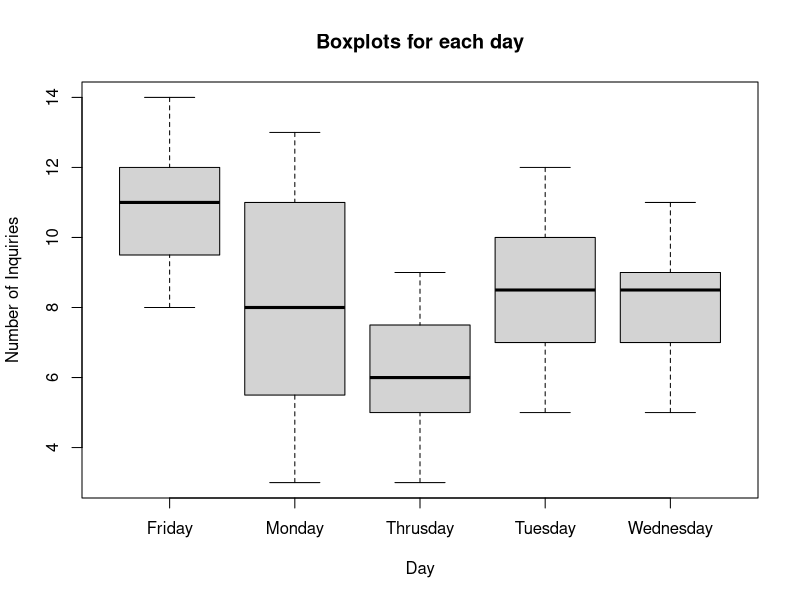
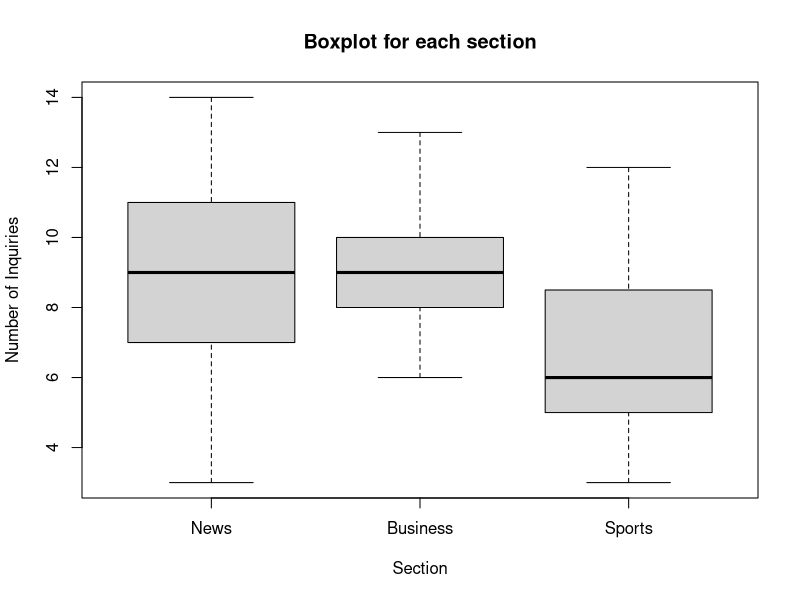
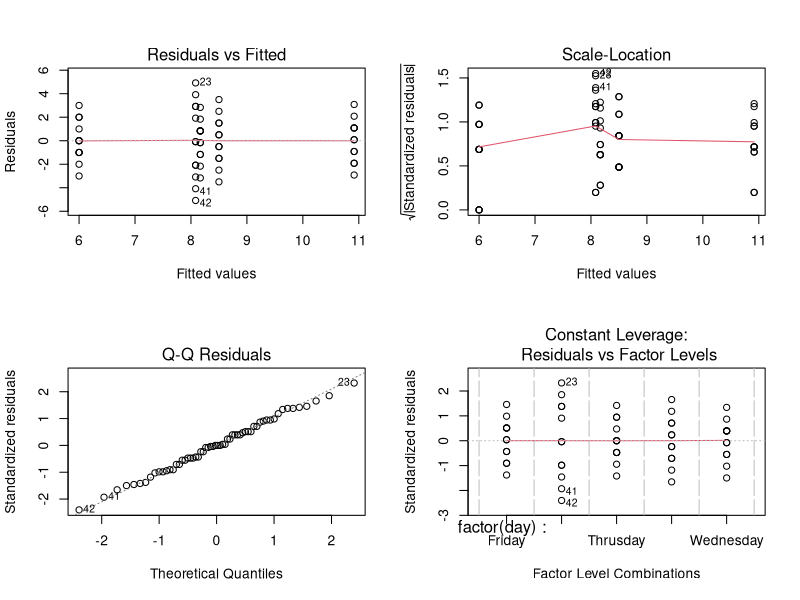
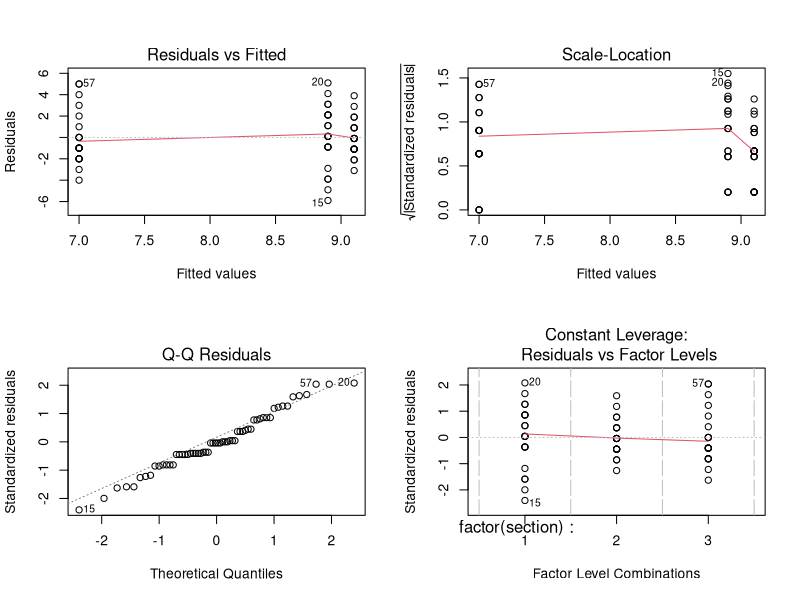
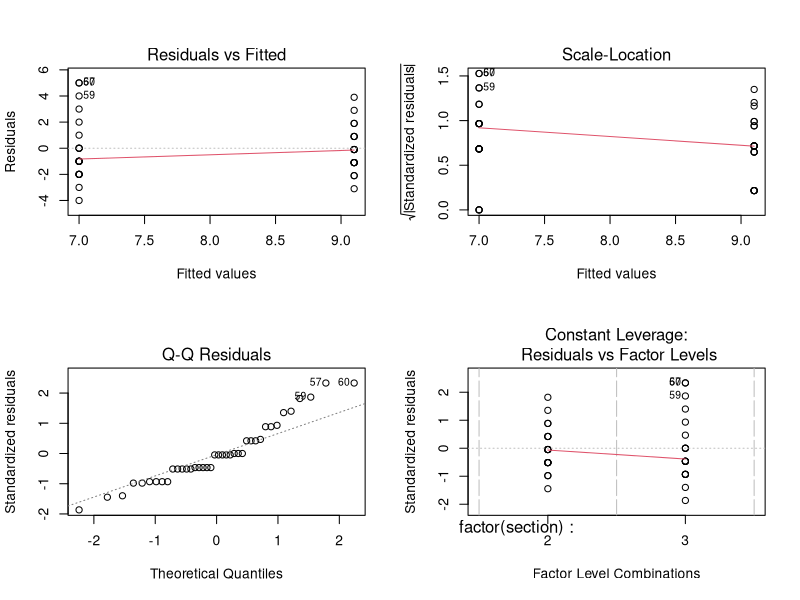
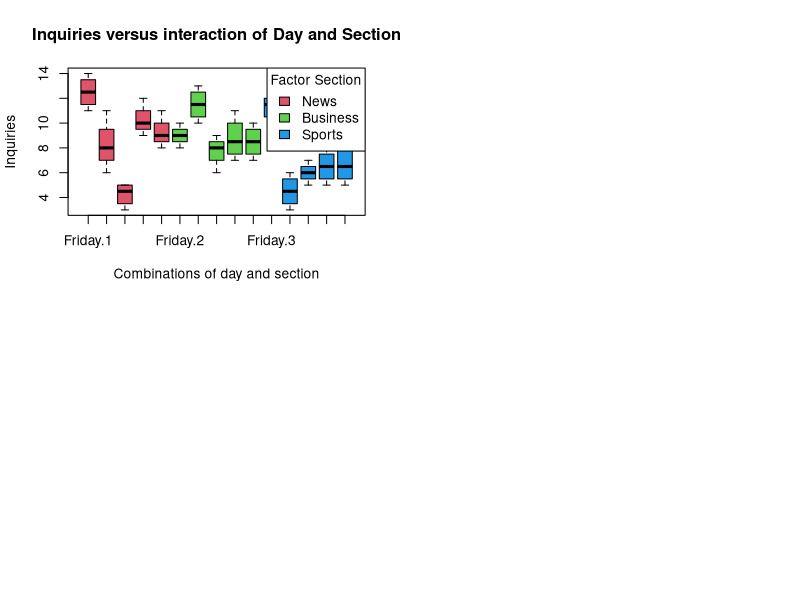
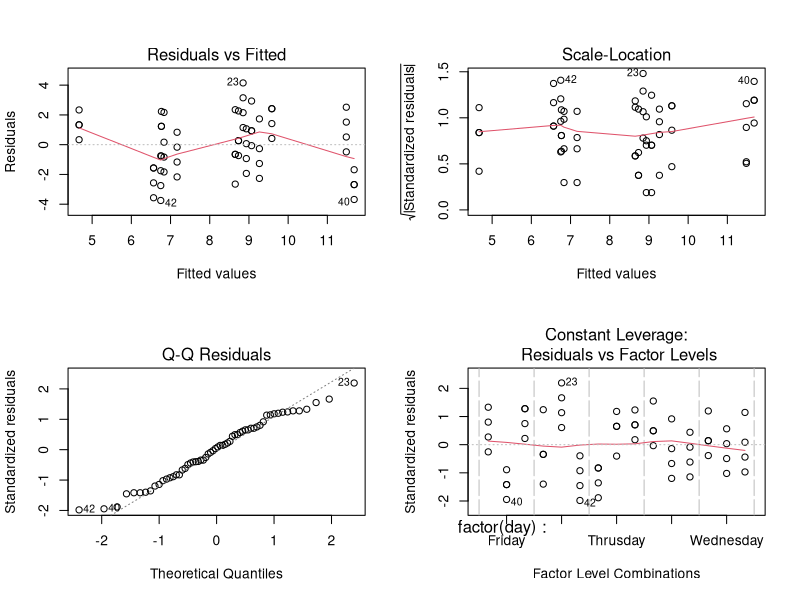

Reproduce these figures in R, in order.
library(haven)
library(sjmisc)
library(psych)
library(dplyr)

#Exercise 1

salary=read.table(file = "salaries.txt", header=TRUE,sep = "")

#A
malelowerlimit <- mean(salary$MALES) - qt(0.975,length(salary$MALES)-1) * sd(salary$MALES)/sqrt(length(salary$MALES))
maleupperlimit <- mean(salary$MALES) + qt(0.975,length(salary$MALES)-1) * sd(salary$MALES)/sqrt(length(salary$MALES))
t.test(salary$MALES)

#B
femalelowerlimit <- mean(salary$FEMALES) - qt(0.975,length(salary$FEMALES)-1) * sd(salary$FEMALES)/sqrt(length(salary$FEMALES))
femaleupperlimit <- mean(salary$FEMALES) + qt(0.975,length(salary$FEMALES)-1) * sd(salary$FEMALES)/sqrt(length(salary$FEMALES))
t.test(salary$FEMALES)

#C
dif=salary$MALES-salary$FEMALES
diflowerlimit <- mean(dif) - qt(0.95,length(dif)-1) * sd(dif)/sqrt(length(dif))
difupperlimit <- mean(dif) + qt(0.95,length(dif)-1) * sd(dif)/sqrt(length(dif))
t.test(dif,conf.level = 0.9)

#D
t.test(dif,alternative='greater')

#E
var.test(salary$MALES,salary$FEMALES, conf.level=0.99)

#F
t.test(dif ,var.equal = TRUE, conf.level=0.9)

############################################################
############################################################
############################################################
############################################################
library("readxl")

#Exercise 2

inq=read_excel("inquiries.xls")

#Create the proper dataset
val=c(inq$News,inq$Business,inq$Sports)
day=rep(inq$Day,3)
section=rep(1:3,rep(20,3))
inquiries=data.frame(val,day,section)

#A
boxplot(val~factor(day),data=inquiries,main='Boxplots for each day',xlab='Day',ylab='Number of Inquiries')
boxplot(val~factor(section),data=inquiries,main='Boxplot for each section',names=c('News','Business','Sports'), ylab='Number of Inquiries',xlab='Section')

############################################################

#B
# Test the assumption of homogeneity of variances
bartlett.test(val~factor(day),data=inquiries)
fligner.test(val~factor(day),data=inquiries)
library(car)
leveneTest(val~factor(day),data=inquiries)

#Fit the Anova
fit=aov(val~factor(day),data=inquiries)
fit
summary(fit)

#Coefficients
summary(lm(fit))
fit$coefficients

# Diagnostic Plots
layout(matrix(1:4,2,2))
plot(fit)

############################################################
#C with two tests
t.test(inquiries$val[inquiries$day=='Tuesday'],inquiries$val[inquiries$day=='Wednesday'])
TukeyHSD(fit)

############################################################

#D
# Test the assumption of homogeneity of variances
bartlett.test(val~factor(section),data=inquiries)
fligner.test(val~factor(section),data=inquiries)
library(car)
leveneTest(val~factor(section),data=inquiries)

#Fit the Anova
fit=aov(val~factor(section),data=inquiries)
fit
summary(fit)

#Coefficients
summary(lm(fit))
fit$coefficients

# Diagnostic Plots
layout(matrix(1:4,2,2))
plot(fit)

#Tukey test
TukeyHSD(fit)

#########################################################

#E
#Remove the section 1
new=inquiries[inquiries$section>1,1:3]

# Test the assumption of homogeneity of variances
bartlett.test(val~factor(section),data=new)
fligner.test(val~factor(section),data=new)
library(car)
leveneTest(val~factor(section),data=new)

#Fit the Anova
fit=aov(val~factor(section),data=new)
fit
summary(fit)

#Coefficients
summary(lm(fit))
fit$coefficients

# Diagnostic Plots
layout(matrix(1:4,2,2))
plot(fit)

#Tukey test
TukeyHSD(fit)

########################################################

#F
boxplot(val~factor(day)*factor(section), data=inquiries,main="Inquiries versus interaction of Day and Section",
        xlab="Combinations of day and section", ylab="Inquiries",col=rep(2:4,(rep(5,3))))
legend("topright",title="Factor Section",c("News","Business","Sports"), fill=2:4)

#Fit the anova without interaction
fit=aov(val~factor(day)+factor(section), data=inquiries)
fit
summary(fit)

#Coefficients
summary(lm(fit))
fit$coefficients

# Diagnostic Plots
layout(matrix(1:4,2,2))
plot(fit)

#Tukey test
TukeyHSD(fit)

########################################################

#G
#Stepwise method
step(fit,direction = 'both')

########################################################

#H
#Create the models
model1=aov(val~factor(day)+factor(section), data=inquiries)
model2=aov(val~1, data=inquiries)

#Fit the anova
anova(model2,model1)
